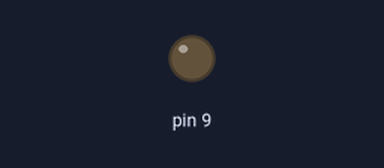
A sketch run on a simulated Arduino Uno, built with avr-gcc and run on an emulated ATmega328P. Parts: output pins drawn as LEDs (lit = HIGH).

Above: at 0.05 s.
At 1.45 s:
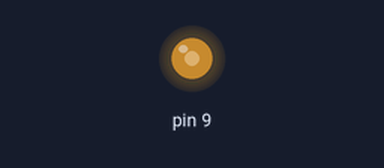
At 2.85 s:
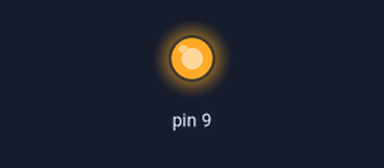
At 5.7 s:
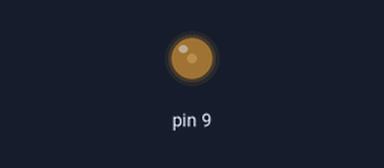
Timing chart, 0 to 7.8 s (numbered marks = the images above):
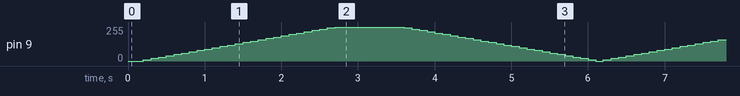

The sketch:

Fade.ino
```cpp
void setup()
{
  pinMode(9, OUTPUT);
}

void loop()
{
  for(int i=0; i<300; i+=10)
  {
    delay(100);
    analogWrite(9,i);
  }
  for(int i=300; i>0; i-=10)
  {
    delay(100);
    analogWrite(9,i);
  }
}
```
